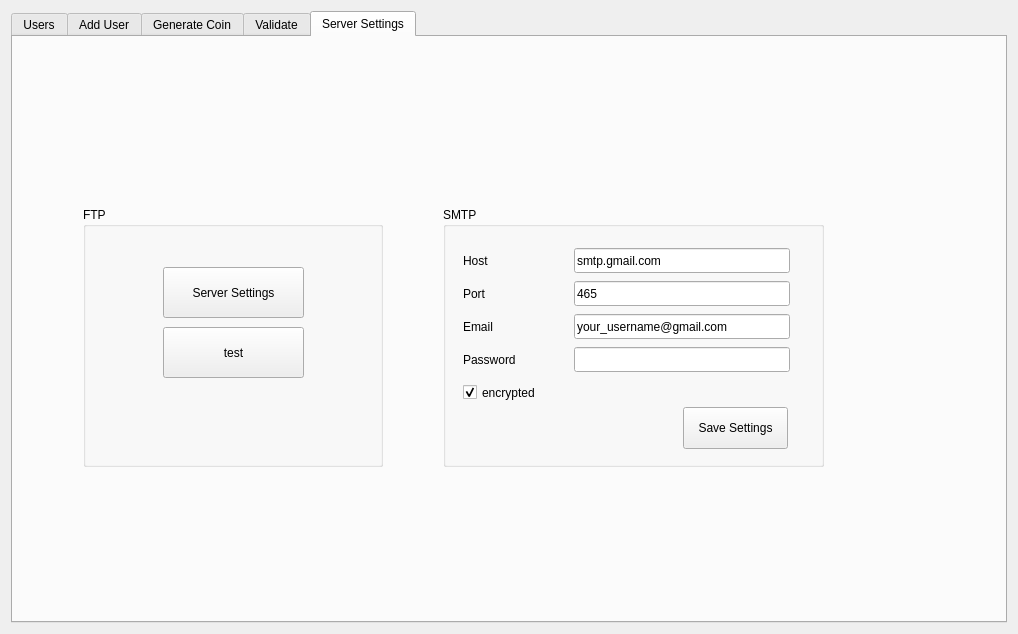
<?xml version="1.0" encoding="UTF-8"?>
<ui version="4.0">
 <class>FormInvestment</class>
 <widget class="QWidget" name="FormInvestment">
  <property name="geometry">
   <rect>
    <x>0</x>
    <y>0</y>
    <width>1018</width>
    <height>634</height>
   </rect>
  </property>
  <property name="windowTitle">
   <string>Form</string>
  </property>
  <layout class="QVBoxLayout" name="verticalLayout_4">
   <item>
    <widget class="QTabWidget" name="tabWidget">
     <property name="currentIndex">
      <number>4</number>
     </property>
     <widget class="QWidget" name="tab_User">
      <attribute name="title">
       <string>Users</string>
      </attribute>
      <layout class="QVBoxLayout" name="verticalLayout_2">
       <item>
        <layout class="QGridLayout" name="gridLayout">
         <item row="0" column="0">
          <widget class="QLabel" name="label_14">
           <property name="text">
            <string>ID</string>
           </property>
          </widget>
         </item>
         <item row="0" column="1">
          <widget class="QLineEdit" name="userid">
           <property name="maximumSize">
            <size>
             <width>16777215</width>
             <height>32</height>
            </size>
           </property>
          </widget>
         </item>
         <item row="0" column="2">
          <widget class="QPushButton" name="btn_SelectAll">
           <property name="minimumSize">
            <size>
             <width>120</width>
             <height>32</height>
            </size>
           </property>
           <property name="text">
            <string>Select All</string>
           </property>
          </widget>
         </item>
         <item row="1" column="0">
          <widget class="QLabel" name="label_15">
           <property name="text">
            <string>Coin</string>
           </property>
          </widget>
         </item>
         <item row="1" column="1">
          <widget class="QLineEdit" name="coinid">
           <property name="maximumSize">
            <size>
             <width>16777215</width>
             <height>32</height>
            </size>
           </property>
          </widget>
         </item>
         <item row="1" column="2">
          <widget class="QPushButton" name="btn_Search">
           <property name="minimumSize">
            <size>
             <width>0</width>
             <height>32</height>
            </size>
           </property>
           <property name="text">
            <string>Search</string>
           </property>
          </widget>
         </item>
        </layout>
       </item>
       <item>
        <widget class="QTableWidget" name="tableWidgetUsers">
         <property name="styleSheet">
          <string notr="true"/>
         </property>
         <column>
          <property name="text">
           <string>Email</string>
          </property>
         </column>
         <column>
          <property name="text">
           <string>CoinAddress</string>
          </property>
         </column>
         <column>
          <property name="text">
           <string>owner</string>
          </property>
         </column>
         <column>
          <property name="text">
           <string>Class</string>
          </property>
         </column>
         <column>
          <property name="text">
           <string>DateTime</string>
          </property>
         </column>
        </widget>
       </item>
      </layout>
     </widget>
     <widget class="QWidget" name="tab_Add">
      <attribute name="title">
       <string>Add User</string>
      </attribute>
      <layout class="QHBoxLayout" name="horizontalLayout">
       <item>
        <widget class="QGroupBox" name="groupBox_2">
         <property name="title">
          <string>AddUser</string>
         </property>
         <layout class="QGridLayout" name="gridLayout_33">
          <property name="verticalSpacing">
           <number>12</number>
          </property>
          <item row="2" column="0">
           <widget class="QLabel" name="label_394">
            <property name="text">
             <string>Name:</string>
            </property>
            <property name="scaledContents">
             <bool>true</bool>
            </property>
           </widget>
          </item>
          <item row="2" column="2" colspan="2">
           <widget class="QLabel" name="label_30">
            <property name="text">
             <string>used incase of lost password</string>
            </property>
           </widget>
          </item>
          <item row="6" column="1" colspan="3">
           <widget class="QLineEdit" name="add_txt_Extra">
            <property name="text">
             <string/>
            </property>
           </widget>
          </item>
          <item row="4" column="1">
           <widget class="QLineEdit" name="add_txt_Phone">
            <property name="text">
             <string/>
            </property>
           </widget>
          </item>
          <item row="4" column="2" colspan="2">
           <widget class="QLabel" name="label_29">
            <property name="text">
             <string>optional incase of lost password</string>
            </property>
           </widget>
          </item>
          <item row="8" column="1">
           <widget class="QPushButton" name="add_btn_Insert">
            <property name="minimumSize">
             <size>
              <width>0</width>
              <height>32</height>
             </size>
            </property>
            <property name="text">
             <string>Insert User then email</string>
            </property>
           </widget>
          </item>
          <item row="5" column="0">
           <widget class="QLabel" name="label_4">
            <property name="text">
             <string>Datetime:</string>
            </property>
           </widget>
          </item>
          <item row="7" column="1">
           <widget class="QLineEdit" name="add_txt_Class">
            <property name="text">
             <string/>
            </property>
           </widget>
          </item>
          <item row="1" column="0">
           <widget class="QLabel" name="label_396">
            <property name="text">
             <string>Email</string>
            </property>
            <property name="scaledContents">
             <bool>true</bool>
            </property>
           </widget>
          </item>
          <item row="1" column="1">
           <widget class="QLineEdit" name="add_txt_Email">
            <property name="text">
             <string/>
            </property>
           </widget>
          </item>
          <item row="2" column="1">
           <widget class="QLineEdit" name="add_txt_Name">
            <property name="text">
             <string/>
            </property>
           </widget>
          </item>
          <item row="0" column="2" colspan="2">
           <widget class="QLabel" name="label_36">
            <property name="text">
             <string>encrypted address copied to clipboard</string>
            </property>
           </widget>
          </item>
          <item row="8" column="3">
           <widget class="QPushButton" name="add_btn_GenerateQR">
            <property name="minimumSize">
             <size>
              <width>0</width>
              <height>32</height>
             </size>
            </property>
            <property name="text">
             <string>Generate QR Code</string>
            </property>
           </widget>
          </item>
          <item row="0" column="1">
           <widget class="QLineEdit" name="add_txt_UserID">
            <property name="enabled">
             <bool>true</bool>
            </property>
            <property name="styleSheet">
             <string notr="true">background-color: rgb(211, 215, 207);</string>
            </property>
            <property name="text">
             <string>autogenerated</string>
            </property>
            <property name="readOnly">
             <bool>true</bool>
            </property>
           </widget>
          </item>
          <item row="3" column="1">
           <widget class="QLineEdit" name="add_txt_Password">
            <property name="text">
             <string/>
            </property>
           </widget>
          </item>
          <item row="5" column="2">
           <widget class="QLabel" name="label_31">
            <property name="text">
             <string>used for encryption</string>
            </property>
           </widget>
          </item>
          <item row="6" column="0">
           <widget class="QLabel" name="label_32">
            <property name="text">
             <string>Extra Info:</string>
            </property>
           </widget>
          </item>
          <item row="0" column="0">
           <widget class="QLabel" name="label">
            <property name="text">
             <string>UserID:</string>
            </property>
            <property name="scaledContents">
             <bool>true</bool>
            </property>
           </widget>
          </item>
          <item row="9" column="3">
           <widget class="QPushButton" name="add_btn_SaveQR">
            <property name="enabled">
             <bool>false</bool>
            </property>
            <property name="minimumSize">
             <size>
              <width>0</width>
              <height>32</height>
             </size>
            </property>
            <property name="text">
             <string>Save QR Code</string>
            </property>
           </widget>
          </item>
          <item row="9" column="1">
           <widget class="QPushButton" name="add_btn_Save">
            <property name="minimumSize">
             <size>
              <width>0</width>
              <height>32</height>
             </size>
            </property>
            <property name="text">
             <string>Save info to text for user</string>
            </property>
           </widget>
          </item>
          <item row="3" column="0">
           <widget class="QLabel" name="label_2834">
            <property name="text">
             <string>Password:</string>
            </property>
           </widget>
          </item>
          <item row="4" column="0">
           <widget class="QLabel" name="label_343">
            <property name="text">
             <string>Phone:</string>
            </property>
           </widget>
          </item>
          <item row="5" column="1">
           <widget class="QLineEdit" name="add_txt_Date">
            <property name="text">
             <string>2020121</string>
            </property>
           </widget>
          </item>
          <item row="3" column="2" colspan="2">
           <widget class="QLabel" name="label_39">
            <property name="text">
             <string>optional - random will be generated if blank</string>
            </property>
           </widget>
          </item>
          <item row="7" column="0">
           <widget class="QLabel" name="label_38">
            <property name="text">
             <string>Class:</string>
            </property>
           </widget>
          </item>
          <item row="10" column="1">
           <spacer name="verticalSpacer">
            <property name="orientation">
             <enum>Qt::Vertical</enum>
            </property>
            <property name="sizeHint" stdset="0">
             <size>
              <width>20</width>
              <height>40</height>
             </size>
            </property>
           </spacer>
          </item>
         </layout>
        </widget>
       </item>
       <item>
        <widget class="QGraphicsView" name="add_QRView"/>
       </item>
      </layout>
     </widget>
     <widget class="QWidget" name="tab_Coin">
      <attribute name="title">
       <string>Generate Coin</string>
      </attribute>
      <layout class="QVBoxLayout" name="verticalLayout_3">
       <item>
        <widget class="QLabel" name="label_16">
         <property name="text">
          <string>Coin Value based on Local Currency or something like Gold / silver / bitcoin / cookies / votes / lottery etc...</string>
         </property>
        </widget>
       </item>
       <item>
        <widget class="QGroupBox" name="groupBox_11">
         <property name="title">
          <string>Coin Settings</string>
         </property>
         <layout class="QGridLayout" name="gridLayout_3">
          <item row="2" column="3">
           <widget class="QLabel" name="label_8">
            <property name="text">
             <string>Encrypted-RSA+AES</string>
            </property>
           </widget>
          </item>
          <item row="2" column="0" colspan="2">
           <widget class="QLabel" name="label_655">
            <property name="text">
             <string>CoinAddressLength</string>
            </property>
           </widget>
          </item>
          <item row="2" column="2">
           <widget class="QLineEdit" name="cns_txt_Length">
            <property name="text">
             <string>8</string>
            </property>
           </widget>
          </item>
          <item row="1" column="2">
           <widget class="QLineEdit" name="cns_txt_Count">
            <property name="text">
             <string>10000</string>
            </property>
           </widget>
          </item>
          <item row="0" column="2">
           <widget class="QLineEdit" name="cns_txt_Coin">
            <property name="text">
             <string>CookieCoin</string>
            </property>
           </widget>
          </item>
          <item row="1" column="0">
           <widget class="QLabel" name="label_5">
            <property name="text">
             <string>CoinCount</string>
            </property>
           </widget>
          </item>
          <item row="0" column="0">
           <widget class="QLabel" name="label_19">
            <property name="text">
             <string>Coin Name</string>
            </property>
           </widget>
          </item>
          <item row="3" column="0">
           <widget class="QLabel" name="label_755">
            <property name="text">
             <string>DateCreated</string>
            </property>
           </widget>
          </item>
          <item row="3" column="2">
           <layout class="QHBoxLayout" name="horizontalLayout_14">
            <item>
             <widget class="QSpinBox" name="cns_sp_Day">
              <property name="minimum">
               <number>1</number>
              </property>
             </widget>
            </item>
            <item>
             <widget class="QComboBox" name="cns_cb_Month">
              <item>
               <property name="text">
                <string>Jan</string>
               </property>
              </item>
              <item>
               <property name="text">
                <string>Feb</string>
               </property>
              </item>
              <item>
               <property name="text">
                <string>Mar</string>
               </property>
              </item>
              <item>
               <property name="text">
                <string>April</string>
               </property>
              </item>
              <item>
               <property name="text">
                <string>May</string>
               </property>
              </item>
              <item>
               <property name="text">
                <string>June</string>
               </property>
              </item>
              <item>
               <property name="text">
                <string>July</string>
               </property>
              </item>
              <item>
               <property name="text">
                <string>Aug</string>
               </property>
              </item>
              <item>
               <property name="text">
                <string>September</string>
               </property>
              </item>
              <item>
               <property name="text">
                <string>October</string>
               </property>
              </item>
              <item>
               <property name="text">
                <string>November</string>
               </property>
              </item>
             </widget>
            </item>
            <item>
             <widget class="QSpinBox" name="cns_sp_Year">
              <property name="maximum">
               <number>15000</number>
              </property>
              <property name="value">
               <number>2020</number>
              </property>
             </widget>
            </item>
            <item>
             <widget class="QTimeEdit" name="cns_sp_Time"/>
            </item>
           </layout>
          </item>
          <item row="2" column="4">
           <layout class="QHBoxLayout" name="horizontalLayout_15">
            <item>
             <widget class="QRadioButton" name="cns_chk_EncYes">
              <property name="text">
               <string>Yes</string>
              </property>
             </widget>
            </item>
            <item>
             <widget class="QRadioButton" name="cns_chk_EncNo">
              <property name="text">
               <string>No</string>
              </property>
              <property name="checked">
               <bool>true</bool>
              </property>
             </widget>
            </item>
           </layout>
          </item>
          <item row="1" column="3">
           <widget class="QLabel" name="label_21">
            <property name="text">
             <string>Coin Value</string>
            </property>
           </widget>
          </item>
          <item row="0" column="4">
           <widget class="QLineEdit" name="cns_txt_Type">
            <property name="text">
             <string>CAD</string>
            </property>
           </widget>
          </item>
          <item row="3" column="4">
           <widget class="QSpinBox" name="cns_sp_Expires">
            <property name="minimum">
             <number>1</number>
            </property>
            <property name="maximum">
             <number>10000</number>
            </property>
            <property name="value">
             <number>50</number>
            </property>
           </widget>
          </item>
          <item row="0" column="3">
           <widget class="QLabel" name="label_17">
            <property name="text">
             <string>Type</string>
            </property>
           </widget>
          </item>
          <item row="3" column="3">
           <widget class="QLabel" name="label_1155">
            <property name="text">
             <string>Inactives Expire Years</string>
            </property>
           </widget>
          </item>
          <item row="1" column="4">
           <widget class="QLineEdit" name="cns_txt_Value">
            <property name="text">
             <string>.25</string>
            </property>
           </widget>
          </item>
         </layout>
        </widget>
       </item>
       <item>
        <layout class="QHBoxLayout" name="horizontalLayout_4">
         <item>
          <widget class="QLabel" name="label_22">
           <property name="text">
            <string>USB Key Drive Name only, leaveblank to store on HD</string>
           </property>
          </widget>
         </item>
         <item>
          <widget class="QLineEdit" name="cns_txt_USB">
           <property name="text">
            <string>drivename</string>
           </property>
          </widget>
         </item>
         <item>
          <widget class="QLabel" name="label_42">
           <property name="text">
            <string>Transaction driveName</string>
           </property>
          </widget>
         </item>
         <item>
          <widget class="QLineEdit" name="cns_sp_DriveName">
           <property name="text">
            <string/>
           </property>
          </widget>
         </item>
        </layout>
       </item>
       <item>
        <widget class="QGroupBox" name="groupBox">
         <property name="title">
          <string>Matures</string>
         </property>
         <layout class="QVBoxLayout" name="verticalLayout" stretch="1,10">
          <item>
           <layout class="QHBoxLayout" name="horizontalLayout_2">
            <item>
             <widget class="QRadioButton" name="cns_chk_mature_Yes">
              <property name="maximumSize">
               <size>
                <width>50</width>
                <height>16777215</height>
               </size>
              </property>
              <property name="text">
               <string>Yes</string>
              </property>
             </widget>
            </item>
            <item>
             <widget class="QRadioButton" name="cns_chk_mature_No">
              <property name="maximumSize">
               <size>
                <width>50</width>
                <height>16777215</height>
               </size>
              </property>
              <property name="text">
               <string>No</string>
              </property>
              <property name="checked">
               <bool>true</bool>
              </property>
             </widget>
            </item>
            <item>
             <spacer name="horizontalSpacer">
              <property name="orientation">
               <enum>Qt::Horizontal</enum>
              </property>
              <property name="sizeType">
               <enum>QSizePolicy::Minimum</enum>
              </property>
              <property name="sizeHint" stdset="0">
               <size>
                <width>20</width>
                <height>20</height>
               </size>
              </property>
             </spacer>
            </item>
            <item>
             <widget class="QLabel" name="label_9">
              <property name="text">
               <string>CoinPayout </string>
              </property>
             </widget>
            </item>
            <item>
             <widget class="QDoubleSpinBox" name="cns_sp_Payout">
              <property name="value">
               <double>1.000000000000000</double>
              </property>
             </widget>
            </item>
            <item>
             <widget class="QLabel" name="label_20">
              <property name="text">
               <string>Investment Multiplier: 2 is double</string>
              </property>
             </widget>
            </item>
            <item>
             <spacer name="horizontalSpacer_2">
              <property name="orientation">
               <enum>Qt::Horizontal</enum>
              </property>
              <property name="sizeHint" stdset="0">
               <size>
                <width>40</width>
                <height>20</height>
               </size>
              </property>
             </spacer>
            </item>
            <item>
             <widget class="QLabel" name="label_10">
              <property name="text">
               <string>MaturingDate</string>
              </property>
             </widget>
            </item>
            <item>
             <widget class="QSpinBox" name="cns_sp_matureDay">
              <property name="minimum">
               <number>1</number>
              </property>
             </widget>
            </item>
            <item>
             <widget class="QComboBox" name="cns_cb_matureMonth">
              <item>
               <property name="text">
                <string>Jan</string>
               </property>
              </item>
              <item>
               <property name="text">
                <string>Feb</string>
               </property>
              </item>
              <item>
               <property name="text">
                <string>Mar</string>
               </property>
              </item>
              <item>
               <property name="text">
                <string>April</string>
               </property>
              </item>
              <item>
               <property name="text">
                <string>May</string>
               </property>
              </item>
              <item>
               <property name="text">
                <string>June</string>
               </property>
              </item>
              <item>
               <property name="text">
                <string>July</string>
               </property>
              </item>
              <item>
               <property name="text">
                <string>Aug</string>
               </property>
              </item>
              <item>
               <property name="text">
                <string>September</string>
               </property>
              </item>
              <item>
               <property name="text">
                <string>October</string>
               </property>
              </item>
              <item>
               <property name="text">
                <string>November</string>
               </property>
              </item>
             </widget>
            </item>
            <item>
             <widget class="QSpinBox" name="cns_cb_matureYear">
              <property name="maximum">
               <number>15000</number>
              </property>
              <property name="value">
               <number>2020</number>
              </property>
             </widget>
            </item>
            <item>
             <widget class="QTimeEdit" name="cns_cb_matureTime"/>
            </item>
           </layout>
          </item>
          <item>
           <layout class="QHBoxLayout" name="horizontalLayout_3" stretch="1,10">
            <item>
             <widget class="QLabel" name="label_18">
              <property name="sizePolicy">
               <sizepolicy hsizetype="Fixed" vsizetype="Preferred">
                <horstretch>0</horstretch>
                <verstretch>0</verstretch>
               </sizepolicy>
              </property>
              <property name="text">
               <string>Description</string>
              </property>
              <property name="alignment">
               <set>Qt::AlignLeading|Qt::AlignLeft|Qt::AlignTop</set>
              </property>
             </widget>
            </item>
            <item>
             <widget class="QPlainTextEdit" name="cns_txt_description">
              <property name="sizePolicy">
               <sizepolicy hsizetype="Preferred" vsizetype="Preferred">
                <horstretch>0</horstretch>
                <verstretch>0</verstretch>
               </sizepolicy>
              </property>
              <property name="plainText">
               <string>What the investment will be based on</string>
              </property>
             </widget>
            </item>
           </layout>
          </item>
         </layout>
        </widget>
       </item>
       <item>
        <layout class="QHBoxLayout" name="horizontalLayout_5">
         <item>
          <spacer name="horizontalSpacer_3">
           <property name="orientation">
            <enum>Qt::Horizontal</enum>
           </property>
           <property name="sizeHint" stdset="0">
            <size>
             <width>40</width>
             <height>20</height>
            </size>
           </property>
          </spacer>
         </item>
         <item>
          <widget class="QPushButton" name="cns_btn_Generate">
           <property name="minimumSize">
            <size>
             <width>0</width>
             <height>32</height>
            </size>
           </property>
           <property name="text">
            <string>Generate Coin</string>
           </property>
          </widget>
         </item>
         <item>
          <spacer name="horizontalSpacer_4">
           <property name="orientation">
            <enum>Qt::Horizontal</enum>
           </property>
           <property name="sizeHint" stdset="0">
            <size>
             <width>40</width>
             <height>20</height>
            </size>
           </property>
          </spacer>
         </item>
        </layout>
       </item>
      </layout>
     </widget>
     <widget class="QWidget" name="tab_Validate">
      <attribute name="title">
       <string>Validate</string>
      </attribute>
      <widget class="QPushButton" name="btn_validateCoin">
       <property name="geometry">
        <rect>
         <x>380</x>
         <y>240</y>
         <width>151</width>
         <height>71</height>
        </rect>
       </property>
       <property name="text">
        <string>Validate</string>
       </property>
      </widget>
     </widget>
     <widget class="QWidget" name="tab_FTP">
      <attribute name="title">
       <string>Server Settings</string>
      </attribute>
      <widget class="QGroupBox" name="groupBox_3">
       <property name="geometry">
        <rect>
         <x>70</x>
         <y>170</y>
         <width>300</width>
         <height>260</height>
        </rect>
       </property>
       <property name="title">
        <string>FTP</string>
       </property>
       <widget class="QPushButton" name="btn_FtpServer">
        <property name="geometry">
         <rect>
          <x>80</x>
          <y>60</y>
          <width>141</width>
          <height>51</height>
         </rect>
        </property>
        <property name="text">
         <string>Server Settings</string>
        </property>
       </widget>
       <widget class="QPushButton" name="btn_FTPTest">
        <property name="geometry">
         <rect>
          <x>80</x>
          <y>120</y>
          <width>141</width>
          <height>51</height>
         </rect>
        </property>
        <property name="text">
         <string>test</string>
        </property>
       </widget>
      </widget>
      <widget class="QGroupBox" name="groupBox_4">
       <property name="geometry">
        <rect>
         <x>430</x>
         <y>170</y>
         <width>381</width>
         <height>260</height>
        </rect>
       </property>
       <property name="title">
        <string>SMTP</string>
       </property>
       <widget class="QLineEdit" name="txt_smtp_password">
        <property name="geometry">
         <rect>
          <x>131</x>
          <y>140</y>
          <width>216</width>
          <height>25</height>
         </rect>
        </property>
        <property name="text">
         <string/>
        </property>
        <property name="echoMode">
         <enum>QLineEdit::Password</enum>
        </property>
       </widget>
       <widget class="QLabel" name="label_3234">
        <property name="geometry">
         <rect>
          <x>20</x>
          <y>74</y>
          <width>105</width>
          <height>25</height>
         </rect>
        </property>
        <property name="text">
         <string>Port</string>
        </property>
       </widget>
       <widget class="QCheckBox" name="chk_smtp_ssl">
        <property name="geometry">
         <rect>
          <x>20</x>
          <y>174</y>
          <width>216</width>
          <height>23</height>
         </rect>
        </property>
        <property name="text">
         <string>encrypted</string>
        </property>
        <property name="checked">
         <bool>true</bool>
        </property>
       </widget>
       <widget class="QLineEdit" name="txt_smtp_host">
        <property name="geometry">
         <rect>
          <x>131</x>
          <y>41</y>
          <width>216</width>
          <height>25</height>
         </rect>
        </property>
        <property name="text">
         <string>smtp.gmail.com</string>
        </property>
       </widget>
       <widget class="QPushButton" name="btn_SmtpSave">
        <property name="geometry">
         <rect>
          <x>240</x>
          <y>200</y>
          <width>105</width>
          <height>42</height>
         </rect>
        </property>
        <property name="text">
         <string>Save Settings</string>
        </property>
       </widget>
       <widget class="QLabel" name="label_6234">
        <property name="geometry">
         <rect>
          <x>20</x>
          <y>107</y>
          <width>105</width>
          <height>25</height>
         </rect>
        </property>
        <property name="text">
         <string>Email</string>
        </property>
       </widget>
       <widget class="QLineEdit" name="txt_smtp_email">
        <property name="geometry">
         <rect>
          <x>131</x>
          <y>107</y>
          <width>216</width>
          <height>25</height>
         </rect>
        </property>
        <property name="text">
         <string>your_username@gmail.com</string>
        </property>
       </widget>
       <widget class="QLineEdit" name="txt_smtp_port">
        <property name="geometry">
         <rect>
          <x>131</x>
          <y>74</y>
          <width>216</width>
          <height>25</height>
         </rect>
        </property>
        <property name="text">
         <string>465</string>
        </property>
       </widget>
       <widget class="QLabel" name="label_2234">
        <property name="geometry">
         <rect>
          <x>20</x>
          <y>41</y>
          <width>105</width>
          <height>25</height>
         </rect>
        </property>
        <property name="text">
         <string>Host</string>
        </property>
       </widget>
       <widget class="QLabel" name="label_7234">
        <property name="geometry">
         <rect>
          <x>20</x>
          <y>140</y>
          <width>105</width>
          <height>25</height>
         </rect>
        </property>
        <property name="text">
         <string>Password</string>
        </property>
       </widget>
      </widget>
     </widget>
    </widget>
   </item>
  </layout>
 </widget>
 <tabstops>
  <tabstop>tabWidget</tabstop>
  <tabstop>userid</tabstop>
  <tabstop>coinid</tabstop>
  <tabstop>btn_SelectAll</tabstop>
  <tabstop>btn_Search</tabstop>
  <tabstop>tableWidgetUsers</tabstop>
  <tabstop>add_txt_UserID</tabstop>
  <tabstop>add_txt_Email</tabstop>
  <tabstop>add_txt_Name</tabstop>
  <tabstop>add_txt_Password</tabstop>
  <tabstop>add_txt_Phone</tabstop>
  <tabstop>add_txt_Date</tabstop>
  <tabstop>add_txt_Extra</tabstop>
  <tabstop>add_txt_Class</tabstop>
  <tabstop>add_btn_Insert</tabstop>
  <tabstop>add_btn_Save</tabstop>
  <tabstop>add_btn_GenerateQR</tabstop>
  <tabstop>add_btn_SaveQR</tabstop>
  <tabstop>add_QRView</tabstop>
  <tabstop>cns_txt_Coin</tabstop>
  <tabstop>cns_txt_Count</tabstop>
  <tabstop>cns_txt_Length</tabstop>
  <tabstop>cns_sp_Day</tabstop>
  <tabstop>cns_cb_Month</tabstop>
  <tabstop>cns_sp_Year</tabstop>
  <tabstop>cns_sp_Time</tabstop>
  <tabstop>cns_txt_Type</tabstop>
  <tabstop>cns_txt_Value</tabstop>
  <tabstop>cns_chk_EncYes</tabstop>
  <tabstop>cns_chk_EncNo</tabstop>
  <tabstop>cns_sp_Expires</tabstop>
  <tabstop>cns_txt_USB</tabstop>
  <tabstop>cns_sp_DriveName</tabstop>
  <tabstop>cns_chk_mature_Yes</tabstop>
  <tabstop>cns_chk_mature_No</tabstop>
  <tabstop>cns_sp_Payout</tabstop>
  <tabstop>cns_sp_matureDay</tabstop>
  <tabstop>cns_cb_matureMonth</tabstop>
  <tabstop>cns_cb_matureYear</tabstop>
  <tabstop>cns_cb_matureTime</tabstop>
  <tabstop>cns_txt_description</tabstop>
  <tabstop>cns_btn_Generate</tabstop>
  <tabstop>btn_validateCoin</tabstop>
 </tabstops>
 <resources/>
 <connections/>
</ui>
